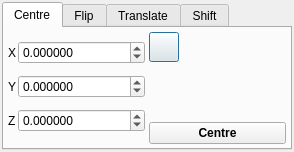
<ui version="4.0" >
 <class>PositionDialog</class>
 <widget class="QDialog" name="PositionDialog" >
  <property name="geometry" >
   <rect>
    <x>0</x>
    <y>0</y>
    <width>243</width>
    <height>152</height>
   </rect>
  </property>
  <property name="sizePolicy" >
   <sizepolicy>
    <hsizetype>1</hsizetype>
    <vsizetype>1</vsizetype>
    <horstretch>0</horstretch>
    <verstretch>0</verstretch>
   </sizepolicy>
  </property>
  <property name="windowTitle" >
   <string>Position Atoms</string>
  </property>
  <property name="windowIcon" >
   <iconset resource="icons.qrc" >:/stackicons/icons/stack_position.svg</iconset>
  </property>
  <layout class="QHBoxLayout" >
   <property name="margin" >
    <number>2</number>
   </property>
   <property name="spacing" >
    <number>4</number>
   </property>
   <item>
    <widget class="QTabWidget" name="tabWidget" >
     <property name="currentIndex" >
      <number>0</number>
     </property>
     <widget class="QWidget" name="CentreTab" >
      <attribute name="title" >
       <string>Centre</string>
      </attribute>
      <layout class="QVBoxLayout" >
       <property name="margin" >
        <number>2</number>
       </property>
       <property name="spacing" >
        <number>4</number>
       </property>
       <item>
        <layout class="QHBoxLayout" >
         <property name="margin" >
          <number>2</number>
         </property>
         <property name="spacing" >
          <number>4</number>
         </property>
         <item>
          <layout class="QGridLayout" >
           <property name="margin" >
            <number>0</number>
           </property>
           <property name="spacing" >
            <number>2</number>
           </property>
           <item row="0" column="0" >
            <widget class="QLabel" name="label_42" >
             <property name="sizePolicy" >
              <sizepolicy>
               <hsizetype>1</hsizetype>
               <vsizetype>5</vsizetype>
               <horstretch>0</horstretch>
               <verstretch>0</verstretch>
              </sizepolicy>
             </property>
             <property name="text" >
              <string>X</string>
             </property>
            </widget>
           </item>
           <item row="1" column="1" >
            <widget class="QDoubleSpinBox" name="CentreYSpin" >
             <property name="sizePolicy" >
              <sizepolicy>
               <hsizetype>7</hsizetype>
               <vsizetype>0</vsizetype>
               <horstretch>0</horstretch>
               <verstretch>0</verstretch>
              </sizepolicy>
             </property>
             <property name="decimals" >
              <number>6</number>
             </property>
             <property name="maximum" >
              <double>1000000.000000000000000</double>
             </property>
             <property name="minimum" >
              <double>-1000000.000000000000000</double>
             </property>
            </widget>
           </item>
           <item row="2" column="0" >
            <widget class="QLabel" name="label_41" >
             <property name="sizePolicy" >
              <sizepolicy>
               <hsizetype>1</hsizetype>
               <vsizetype>5</vsizetype>
               <horstretch>0</horstretch>
               <verstretch>0</verstretch>
              </sizepolicy>
             </property>
             <property name="text" >
              <string>Z</string>
             </property>
            </widget>
           </item>
           <item row="0" column="1" >
            <widget class="QDoubleSpinBox" name="CentreXSpin" >
             <property name="sizePolicy" >
              <sizepolicy>
               <hsizetype>7</hsizetype>
               <vsizetype>0</vsizetype>
               <horstretch>0</horstretch>
               <verstretch>0</verstretch>
              </sizepolicy>
             </property>
             <property name="decimals" >
              <number>6</number>
             </property>
             <property name="maximum" >
              <double>1000000.000000000000000</double>
             </property>
             <property name="minimum" >
              <double>-100000.000000000000000</double>
             </property>
            </widget>
           </item>
           <item row="2" column="1" >
            <widget class="QDoubleSpinBox" name="CentreZSpin" >
             <property name="sizePolicy" >
              <sizepolicy>
               <hsizetype>7</hsizetype>
               <vsizetype>0</vsizetype>
               <horstretch>0</horstretch>
               <verstretch>0</verstretch>
              </sizepolicy>
             </property>
             <property name="decimals" >
              <number>6</number>
             </property>
             <property name="maximum" >
              <double>1000000.000000000000000</double>
             </property>
             <property name="minimum" >
              <double>-1000000.000000000000000</double>
             </property>
            </widget>
           </item>
           <item row="1" column="0" >
            <widget class="QLabel" name="label_40" >
             <property name="sizePolicy" >
              <sizepolicy>
               <hsizetype>1</hsizetype>
               <vsizetype>5</vsizetype>
               <horstretch>0</horstretch>
               <verstretch>0</verstretch>
              </sizepolicy>
             </property>
             <property name="text" >
              <string>Y</string>
             </property>
            </widget>
           </item>
          </layout>
         </item>
         <item>
          <layout class="QVBoxLayout" >
           <property name="margin" >
            <number>0</number>
           </property>
           <property name="spacing" >
            <number>6</number>
           </property>
           <item>
            <layout class="QHBoxLayout" >
             <property name="margin" >
              <number>0</number>
             </property>
             <property name="spacing" >
              <number>6</number>
             </property>
             <item>
              <widget class="QPushButton" name="DefineCentreButton" >
               <property name="minimumSize" >
                <size>
                 <width>30</width>
                 <height>30</height>
                </size>
               </property>
               <property name="maximumSize" >
                <size>
                 <width>30</width>
                 <height>30</height>
                </size>
               </property>
               <property name="toolTip" >
                <string>Define centre from current selection</string>
               </property>
               <property name="text" >
                <string/>
               </property>
               <property name="icon" >
                <iconset resource="icons.qrc" >:/basic/icons/basic_define.svg</iconset>
               </property>
               <property name="iconSize" >
                <size>
                 <width>24</width>
                 <height>24</height>
                </size>
               </property>
              </widget>
             </item>
             <item>
              <spacer>
               <property name="orientation" >
                <enum>Qt::Horizontal</enum>
               </property>
               <property name="sizeHint" >
                <size>
                 <width>40</width>
                 <height>20</height>
                </size>
               </property>
              </spacer>
             </item>
            </layout>
           </item>
           <item>
            <spacer>
             <property name="orientation" >
              <enum>Qt::Vertical</enum>
             </property>
             <property name="sizeHint" >
              <size>
               <width>24</width>
               <height>31</height>
              </size>
             </property>
            </spacer>
           </item>
           <item>
            <widget class="QPushButton" name="CentreSelectionButton" >
             <property name="font" >
              <font>
               <weight>75</weight>
               <bold>true</bold>
              </font>
             </property>
             <property name="toolTip" >
              <string>Centre current selection at specified coordinates</string>
             </property>
             <property name="text" >
              <string>Centre</string>
             </property>
            </widget>
           </item>
          </layout>
         </item>
        </layout>
       </item>
      </layout>
     </widget>
     <widget class="QWidget" name="FlipTab" >
      <attribute name="title" >
       <string>Flip</string>
      </attribute>
      <layout class="QVBoxLayout" >
       <property name="margin" >
        <number>2</number>
       </property>
       <property name="spacing" >
        <number>4</number>
       </property>
       <item>
        <layout class="QHBoxLayout" >
         <property name="margin" >
          <number>0</number>
         </property>
         <property name="spacing" >
          <number>4</number>
         </property>
         <item>
          <widget class="QPushButton" name="FlipXButton" >
           <property name="enabled" >
            <bool>true</bool>
           </property>
           <property name="sizePolicy" >
            <sizepolicy>
             <hsizetype>0</hsizetype>
             <vsizetype>0</vsizetype>
             <horstretch>0</horstretch>
             <verstretch>0</verstretch>
            </sizepolicy>
           </property>
           <property name="minimumSize" >
            <size>
             <width>30</width>
             <height>30</height>
            </size>
           </property>
           <property name="maximumSize" >
            <size>
             <width>30</width>
             <height>30</height>
            </size>
           </property>
           <property name="toolTip" >
            <string>Flip current selection about X axis</string>
           </property>
           <property name="text" >
            <string/>
           </property>
           <property name="icon" >
            <iconset resource="icons.qrc" >:/transform/icons/transform_flipx.svg</iconset>
           </property>
           <property name="checkable" >
            <bool>false</bool>
           </property>
          </widget>
         </item>
         <item>
          <widget class="QPushButton" name="FlipYButton" >
           <property name="enabled" >
            <bool>true</bool>
           </property>
           <property name="sizePolicy" >
            <sizepolicy>
             <hsizetype>0</hsizetype>
             <vsizetype>0</vsizetype>
             <horstretch>0</horstretch>
             <verstretch>0</verstretch>
            </sizepolicy>
           </property>
           <property name="minimumSize" >
            <size>
             <width>30</width>
             <height>30</height>
            </size>
           </property>
           <property name="maximumSize" >
            <size>
             <width>30</width>
             <height>30</height>
            </size>
           </property>
           <property name="toolTip" >
            <string>Flip current selection about Y axis</string>
           </property>
           <property name="text" >
            <string/>
           </property>
           <property name="icon" >
            <iconset resource="icons.qrc" >:/transform/icons/transform_flipy.svg</iconset>
           </property>
           <property name="checkable" >
            <bool>false</bool>
           </property>
          </widget>
         </item>
         <item>
          <widget class="QPushButton" name="FlipZButton" >
           <property name="enabled" >
            <bool>true</bool>
           </property>
           <property name="sizePolicy" >
            <sizepolicy>
             <hsizetype>0</hsizetype>
             <vsizetype>0</vsizetype>
             <horstretch>0</horstretch>
             <verstretch>0</verstretch>
            </sizepolicy>
           </property>
           <property name="minimumSize" >
            <size>
             <width>30</width>
             <height>30</height>
            </size>
           </property>
           <property name="maximumSize" >
            <size>
             <width>30</width>
             <height>30</height>
            </size>
           </property>
           <property name="toolTip" >
            <string>Flip current selection about Z axis</string>
           </property>
           <property name="text" >
            <string/>
           </property>
           <property name="icon" >
            <iconset resource="icons.qrc" >:/transform/icons/transform_flipz.svg</iconset>
           </property>
           <property name="checkable" >
            <bool>false</bool>
           </property>
          </widget>
         </item>
         <item>
          <spacer>
           <property name="orientation" >
            <enum>Qt::Horizontal</enum>
           </property>
           <property name="sizeHint" >
            <size>
             <width>40</width>
             <height>24</height>
            </size>
           </property>
          </spacer>
         </item>
        </layout>
       </item>
       <item>
        <spacer>
         <property name="orientation" >
          <enum>Qt::Vertical</enum>
         </property>
         <property name="sizeHint" >
          <size>
           <width>24</width>
           <height>40</height>
          </size>
         </property>
        </spacer>
       </item>
      </layout>
     </widget>
     <widget class="QWidget" name="TranslateTab" >
      <attribute name="title" >
       <string>Translate</string>
      </attribute>
      <layout class="QHBoxLayout" >
       <property name="margin" >
        <number>2</number>
       </property>
       <property name="spacing" >
        <number>4</number>
       </property>
       <item>
        <layout class="QHBoxLayout" >
         <property name="margin" >
          <number>2</number>
         </property>
         <property name="spacing" >
          <number>4</number>
         </property>
         <item>
          <widget class="QGroupBox" name="TranslateFrameGroup" >
           <property name="sizePolicy" >
            <sizepolicy>
             <hsizetype>7</hsizetype>
             <vsizetype>1</vsizetype>
             <horstretch>0</horstretch>
             <verstretch>0</verstretch>
            </sizepolicy>
           </property>
           <property name="toolTip" >
            <string>Select frame of reference for translation</string>
           </property>
           <property name="title" >
            <string>Frame</string>
           </property>
           <layout class="QVBoxLayout" >
            <property name="margin" >
             <number>0</number>
            </property>
            <property name="spacing" >
             <number>4</number>
            </property>
            <item>
             <widget class="QRadioButton" name="TranslateModelFrameRadio" >
              <property name="sizePolicy" >
               <sizepolicy>
                <hsizetype>0</hsizetype>
                <vsizetype>0</vsizetype>
                <horstretch>0</horstretch>
                <verstretch>0</verstretch>
               </sizepolicy>
              </property>
              <property name="toolTip" >
               <string>Use Cartesian frame for translation</string>
              </property>
              <property name="text" >
               <string>Model</string>
              </property>
              <property name="checked" >
               <bool>true</bool>
              </property>
             </widget>
            </item>
            <item>
             <widget class="QRadioButton" name="TranslateWorldFrameRadio" >
              <property name="sizePolicy" >
               <sizepolicy>
                <hsizetype>0</hsizetype>
                <vsizetype>0</vsizetype>
                <horstretch>0</horstretch>
                <verstretch>0</verstretch>
               </sizepolicy>
              </property>
              <property name="toolTip" >
               <string>Use view frame for translation</string>
              </property>
              <property name="text" >
               <string>World</string>
              </property>
             </widget>
            </item>
            <item>
             <widget class="QRadioButton" name="TranslateCellFrameRadio" >
              <property name="sizePolicy" >
               <sizepolicy>
                <hsizetype>0</hsizetype>
                <vsizetype>0</vsizetype>
                <horstretch>0</horstretch>
                <verstretch>0</verstretch>
               </sizepolicy>
              </property>
              <property name="toolTip" >
               <string>Use cell frame for translation</string>
              </property>
              <property name="text" >
               <string>Cell</string>
              </property>
             </widget>
            </item>
           </layout>
          </widget>
         </item>
         <item>
          <layout class="QGridLayout" >
           <property name="margin" >
            <number>2</number>
           </property>
           <property name="spacing" >
            <number>4</number>
           </property>
           <item row="0" column="2" >
            <widget class="QPushButton" name="TranslatePosXButton" >
             <property name="maximumSize" >
              <size>
               <width>30</width>
               <height>30</height>
              </size>
             </property>
             <property name="toolTip" >
              <string>Translate along positive X axis</string>
             </property>
             <property name="text" >
              <string/>
             </property>
             <property name="icon" >
              <iconset resource="icons.qrc" >:/arrows/icons/arrow_right.svg</iconset>
             </property>
             <property name="iconSize" >
              <size>
               <width>24</width>
               <height>24</height>
              </size>
             </property>
            </widget>
           </item>
           <item row="0" column="1" >
            <widget class="QPushButton" name="TranslatePosYButton" >
             <property name="maximumSize" >
              <size>
               <width>30</width>
               <height>30</height>
              </size>
             </property>
             <property name="toolTip" >
              <string>Translate along positive Y axis</string>
             </property>
             <property name="text" >
              <string/>
             </property>
             <property name="icon" >
              <iconset resource="icons.qrc" >:/arrows/icons/arrow_up.svg</iconset>
             </property>
             <property name="iconSize" >
              <size>
               <width>24</width>
               <height>24</height>
              </size>
             </property>
            </widget>
           </item>
           <item row="1" column="1" >
            <widget class="QPushButton" name="TranslateNegYButton" >
             <property name="maximumSize" >
              <size>
               <width>30</width>
               <height>30</height>
              </size>
             </property>
             <property name="toolTip" >
              <string>Translate along negative Y axis</string>
             </property>
             <property name="text" >
              <string/>
             </property>
             <property name="icon" >
              <iconset resource="icons.qrc" >:/arrows/icons/arrow_down.svg</iconset>
             </property>
             <property name="iconSize" >
              <size>
               <width>24</width>
               <height>24</height>
              </size>
             </property>
            </widget>
           </item>
           <item row="1" column="0" >
            <widget class="QPushButton" name="TranslateNegZButton" >
             <property name="maximumSize" >
              <size>
               <width>30</width>
               <height>30</height>
              </size>
             </property>
             <property name="toolTip" >
              <string>Translate along negative Z axis</string>
             </property>
             <property name="text" >
              <string/>
             </property>
             <property name="icon" >
              <iconset resource="icons.qrc" >:/arrows/icons/arrow_out.svg</iconset>
             </property>
             <property name="iconSize" >
              <size>
               <width>24</width>
               <height>24</height>
              </size>
             </property>
            </widget>
           </item>
           <item row="1" column="2" >
            <widget class="QPushButton" name="TranslatePosZButton" >
             <property name="maximumSize" >
              <size>
               <width>30</width>
               <height>30</height>
              </size>
             </property>
             <property name="toolTip" >
              <string>Translate along positive Z axis</string>
             </property>
             <property name="text" >
              <string/>
             </property>
             <property name="icon" >
              <iconset resource="icons.qrc" >:/arrows/icons/arrow_in.svg</iconset>
             </property>
             <property name="iconSize" >
              <size>
               <width>24</width>
               <height>24</height>
              </size>
             </property>
            </widget>
           </item>
           <item row="0" column="0" >
            <widget class="QPushButton" name="TranslateNegXButton" >
             <property name="maximumSize" >
              <size>
               <width>30</width>
               <height>30</height>
              </size>
             </property>
             <property name="toolTip" >
              <string>Translate along negative X axis</string>
             </property>
             <property name="text" >
              <string/>
             </property>
             <property name="icon" >
              <iconset resource="icons.qrc" >:/arrows/icons/arrow_left.svg</iconset>
             </property>
             <property name="iconSize" >
              <size>
               <width>24</width>
               <height>24</height>
              </size>
             </property>
            </widget>
           </item>
           <item row="2" column="0" >
            <widget class="QLabel" name="label_52" >
             <property name="sizePolicy" >
              <sizepolicy>
               <hsizetype>1</hsizetype>
               <vsizetype>5</vsizetype>
               <horstretch>0</horstretch>
               <verstretch>0</verstretch>
              </sizepolicy>
             </property>
             <property name="text" >
              <string>Shift</string>
             </property>
             <property name="buddy" >
              <cstring>TranslateShiftSpin</cstring>
             </property>
            </widget>
           </item>
           <item row="2" column="1" colspan="2" >
            <widget class="QDoubleSpinBox" name="TranslateShiftSpin" >
             <property name="sizePolicy" >
              <sizepolicy>
               <hsizetype>7</hsizetype>
               <vsizetype>0</vsizetype>
               <horstretch>0</horstretch>
               <verstretch>0</verstretch>
              </sizepolicy>
             </property>
             <property name="decimals" >
              <number>5</number>
             </property>
             <property name="value" >
              <double>1.000000000000000</double>
             </property>
            </widget>
           </item>
          </layout>
         </item>
        </layout>
       </item>
      </layout>
     </widget>
     <widget class="QWidget" name="ShiftTab" >
      <attribute name="title" >
       <string>Shift</string>
      </attribute>
      <layout class="QVBoxLayout" >
       <property name="margin" >
        <number>2</number>
       </property>
       <property name="spacing" >
        <number>4</number>
       </property>
       <item>
        <layout class="QHBoxLayout" >
         <property name="margin" >
          <number>2</number>
         </property>
         <property name="spacing" >
          <number>4</number>
         </property>
         <item>
          <layout class="QGridLayout" >
           <property name="margin" >
            <number>2</number>
           </property>
           <property name="spacing" >
            <number>4</number>
           </property>
           <item row="2" column="0" >
            <widget class="QLabel" name="label_57" >
             <property name="sizePolicy" >
              <sizepolicy>
               <hsizetype>1</hsizetype>
               <vsizetype>5</vsizetype>
               <horstretch>0</horstretch>
               <verstretch>0</verstretch>
              </sizepolicy>
             </property>
             <property name="text" >
              <string>Z</string>
             </property>
            </widget>
           </item>
           <item row="0" column="0" >
            <widget class="QLabel" name="label_55" >
             <property name="sizePolicy" >
              <sizepolicy>
               <hsizetype>1</hsizetype>
               <vsizetype>5</vsizetype>
               <horstretch>0</horstretch>
               <verstretch>0</verstretch>
              </sizepolicy>
             </property>
             <property name="text" >
              <string>X</string>
             </property>
            </widget>
           </item>
           <item row="2" column="1" >
            <widget class="QDoubleSpinBox" name="VectorShiftZSpin" >
             <property name="sizePolicy" >
              <sizepolicy>
               <hsizetype>7</hsizetype>
               <vsizetype>0</vsizetype>
               <horstretch>100</horstretch>
               <verstretch>0</verstretch>
              </sizepolicy>
             </property>
             <property name="decimals" >
              <number>6</number>
             </property>
             <property name="maximum" >
              <double>1000000.000000000000000</double>
             </property>
             <property name="minimum" >
              <double>-1000000.000000000000000</double>
             </property>
            </widget>
           </item>
           <item row="0" column="1" >
            <widget class="QDoubleSpinBox" name="VectorShiftXSpin" >
             <property name="sizePolicy" >
              <sizepolicy>
               <hsizetype>7</hsizetype>
               <vsizetype>0</vsizetype>
               <horstretch>100</horstretch>
               <verstretch>0</verstretch>
              </sizepolicy>
             </property>
             <property name="decimals" >
              <number>6</number>
             </property>
             <property name="maximum" >
              <double>1000000.000000000000000</double>
             </property>
             <property name="minimum" >
              <double>-1000000.000000000000000</double>
             </property>
            </widget>
           </item>
           <item row="1" column="1" >
            <widget class="QDoubleSpinBox" name="VectorShiftYSpin" >
             <property name="sizePolicy" >
              <sizepolicy>
               <hsizetype>7</hsizetype>
               <vsizetype>0</vsizetype>
               <horstretch>100</horstretch>
               <verstretch>0</verstretch>
              </sizepolicy>
             </property>
             <property name="sizeIncrement" >
              <size>
               <width>12</width>
               <height>0</height>
              </size>
             </property>
             <property name="decimals" >
              <number>6</number>
             </property>
             <property name="maximum" >
              <double>1000000.000000000000000</double>
             </property>
             <property name="minimum" >
              <double>-1000000.000000000000000</double>
             </property>
            </widget>
           </item>
           <item row="1" column="0" >
            <widget class="QLabel" name="label_56" >
             <property name="sizePolicy" >
              <sizepolicy>
               <hsizetype>1</hsizetype>
               <vsizetype>5</vsizetype>
               <horstretch>0</horstretch>
               <verstretch>0</verstretch>
              </sizepolicy>
             </property>
             <property name="text" >
              <string>Y</string>
             </property>
            </widget>
           </item>
          </layout>
         </item>
         <item>
          <layout class="QVBoxLayout" >
           <property name="margin" >
            <number>0</number>
           </property>
           <property name="spacing" >
            <number>6</number>
           </property>
           <item>
            <layout class="QHBoxLayout" >
             <property name="margin" >
              <number>0</number>
             </property>
             <property name="spacing" >
              <number>6</number>
             </property>
             <item>
              <widget class="QPushButton" name="DefineVectorButton" >
               <property name="minimumSize" >
                <size>
                 <width>30</width>
                 <height>30</height>
                </size>
               </property>
               <property name="maximumSize" >
                <size>
                 <width>30</width>
                 <height>30</height>
                </size>
               </property>
               <property name="toolTip" >
                <string>Define translation vector from two picked atoms</string>
               </property>
               <property name="text" >
                <string/>
               </property>
               <property name="icon" >
                <iconset resource="icons.qrc" >:/basic/icons/basic_pick.svg</iconset>
               </property>
               <property name="iconSize" >
                <size>
                 <width>24</width>
                 <height>24</height>
                </size>
               </property>
               <property name="checkable" >
                <bool>true</bool>
               </property>
              </widget>
             </item>
             <item>
              <spacer>
               <property name="orientation" >
                <enum>Qt::Horizontal</enum>
               </property>
               <property name="sizeHint" >
                <size>
                 <width>40</width>
                 <height>20</height>
                </size>
               </property>
              </spacer>
             </item>
            </layout>
           </item>
           <item>
            <layout class="QHBoxLayout" >
             <property name="margin" >
              <number>0</number>
             </property>
             <property name="spacing" >
              <number>4</number>
             </property>
             <item>
              <widget class="QLabel" name="label_58" >
               <property name="sizePolicy" >
                <sizepolicy>
                 <hsizetype>1</hsizetype>
                 <vsizetype>5</vsizetype>
                 <horstretch>0</horstretch>
                 <verstretch>0</verstretch>
                </sizepolicy>
               </property>
               <property name="text" >
                <string>Delta</string>
               </property>
              </widget>
             </item>
             <item>
              <widget class="QDoubleSpinBox" name="VectorDeltaSpin" >
               <property name="sizePolicy" >
                <sizepolicy>
                 <hsizetype>7</hsizetype>
                 <vsizetype>0</vsizetype>
                 <horstretch>100</horstretch>
                 <verstretch>0</verstretch>
                </sizepolicy>
               </property>
               <property name="decimals" >
                <number>6</number>
               </property>
               <property name="maximum" >
                <double>100000.000000000000000</double>
               </property>
               <property name="minimum" >
                <double>0.000000000000000</double>
               </property>
               <property name="singleStep" >
                <double>0.100000000000000</double>
               </property>
              </widget>
             </item>
            </layout>
           </item>
           <item>
            <layout class="QHBoxLayout" >
             <property name="margin" >
              <number>0</number>
             </property>
             <property name="spacing" >
              <number>4</number>
             </property>
             <item>
              <widget class="QPushButton" name="VectorShiftPositiveButton" >
               <property name="sizePolicy" >
                <sizepolicy>
                 <hsizetype>7</hsizetype>
                 <vsizetype>0</vsizetype>
                 <horstretch>0</horstretch>
                 <verstretch>0</verstretch>
                </sizepolicy>
               </property>
               <property name="minimumSize" >
                <size>
                 <width>30</width>
                 <height>30</height>
                </size>
               </property>
               <property name="maximumSize" >
                <size>
                 <width>30</width>
                 <height>30</height>
                </size>
               </property>
               <property name="toolTip" >
                <string>Shift selection forwards along vector</string>
               </property>
               <property name="text" >
                <string/>
               </property>
               <property name="icon" >
                <iconset resource="icons.qrc" >:/basic/icons/basic_plus.svg</iconset>
               </property>
               <property name="iconSize" >
                <size>
                 <width>24</width>
                 <height>24</height>
                </size>
               </property>
              </widget>
             </item>
             <item>
              <widget class="QPushButton" name="VectorShiftNegativeButton" >
               <property name="sizePolicy" >
                <sizepolicy>
                 <hsizetype>7</hsizetype>
                 <vsizetype>0</vsizetype>
                 <horstretch>1</horstretch>
                 <verstretch>0</verstretch>
                </sizepolicy>
               </property>
               <property name="minimumSize" >
                <size>
                 <width>30</width>
                 <height>30</height>
                </size>
               </property>
               <property name="maximumSize" >
                <size>
                 <width>30</width>
                 <height>30</height>
                </size>
               </property>
               <property name="toolTip" >
                <string>Shift selection backwards along vector</string>
               </property>
               <property name="text" >
                <string/>
               </property>
               <property name="icon" >
                <iconset resource="icons.qrc" >:/basic/icons/basic_minus.svg</iconset>
               </property>
               <property name="iconSize" >
                <size>
                 <width>24</width>
                 <height>24</height>
                </size>
               </property>
              </widget>
             </item>
            </layout>
           </item>
          </layout>
         </item>
        </layout>
       </item>
      </layout>
     </widget>
    </widget>
   </item>
  </layout>
 </widget>
 <tabstops>
  <tabstop>tabWidget</tabstop>
  <tabstop>CentreXSpin</tabstop>
  <tabstop>CentreYSpin</tabstop>
  <tabstop>CentreZSpin</tabstop>
  <tabstop>CentreSelectionButton</tabstop>
  <tabstop>FlipXButton</tabstop>
  <tabstop>FlipYButton</tabstop>
  <tabstop>FlipZButton</tabstop>
  <tabstop>TranslateModelFrameRadio</tabstop>
  <tabstop>TranslateWorldFrameRadio</tabstop>
  <tabstop>TranslateCellFrameRadio</tabstop>
  <tabstop>TranslateNegXButton</tabstop>
  <tabstop>TranslatePosYButton</tabstop>
  <tabstop>TranslatePosXButton</tabstop>
  <tabstop>TranslateNegZButton</tabstop>
  <tabstop>TranslateNegYButton</tabstop>
  <tabstop>TranslatePosZButton</tabstop>
  <tabstop>TranslateShiftSpin</tabstop>
  <tabstop>VectorShiftXSpin</tabstop>
  <tabstop>VectorShiftYSpin</tabstop>
  <tabstop>VectorShiftZSpin</tabstop>
  <tabstop>VectorDeltaSpin</tabstop>
  <tabstop>VectorShiftPositiveButton</tabstop>
  <tabstop>VectorShiftNegativeButton</tabstop>
 </tabstops>
 <resources>
  <include location="icons.qrc" />
 </resources>
 <connections/>
</ui>
